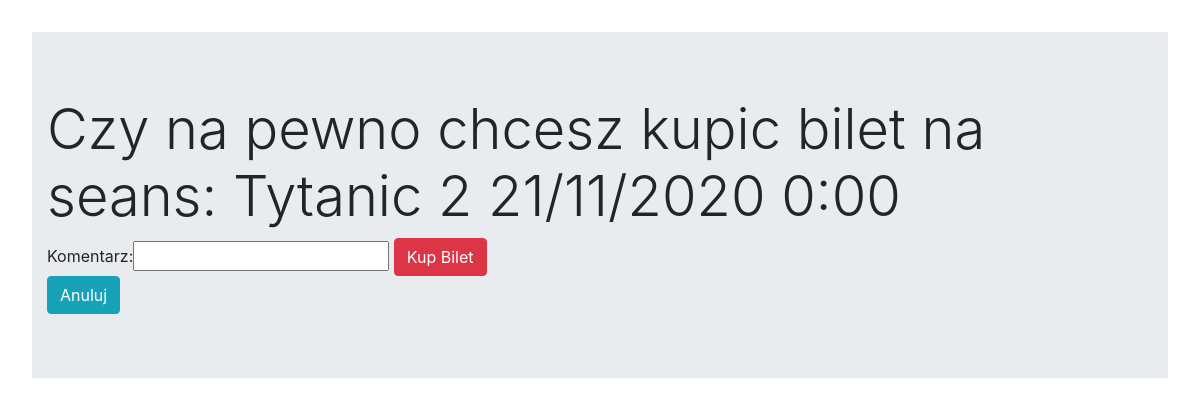
The app's page /filmy/potwierdz_zakup/4/, older data.
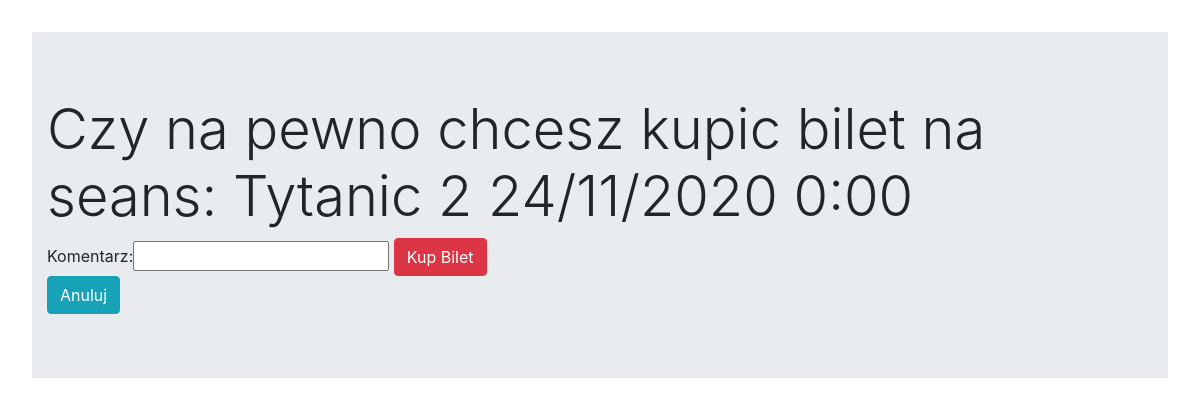
The same page, newer data.
### kinoapp/models.py (models this page shows, shortened)
class Bilety(models.Model):
    data = models.DateTimeField(blank=True, null=True)
    ilosc = models.PositiveSmallIntegerField(default=1)
    film = models.ForeignKey(Kino, related_name='bilet_film', on_delete=models.CASCADE)

class Kino(models.Model):
    tytul = models.CharField(max_length = 64)
    rok = models.PositiveSmallIntegerField(default=2000)
    opis = models.TextField(default="")
    cena =  models.DecimalField(max_digits=4, decimal_places=2, blank=True, null=True)
    plakat = models.ImageField(upload_to='img', null=True, blank=True )
    ranking_imdb =  models.DecimalField(max_digits=4, decimal_places=2, blank=True, null=True)
    data = models.DateTimeField(blank=True,null=True)
    dodatkowe = models.OneToOneField(DodatkoweInfo, on_delete=models.CASCADE, blank=True, null=True)
    bilety_czy_dostepne = models.BooleanField(default=False)

### kinoapp/views.py (the view, shortened to what this page needs)
# urls.py: path('potwierdz_zakup/<int:id>/', potwierdz_zakup, name="potwierdz_zakup"),
def potwierdz_zakup(request, id):
    bilet = get_object_or_404(Bilety, pk=id)
    form_profile = ProfileForm(request.POST or None)
    return render(request, 'potwierdz-zakup.html',{'form_profile': form_profile, 'bilet': bilet})

### kinoapp/forms.py
class ProfileForm(ModelForm):
    class Meta:
        model = Profile
        fields = ['komentarz',]

### templates/potwierdz-zakup.html (shortened to what this page needs)
{% extends 'glowny.html' %}
{% load bootstrap %}
{% block strona %}
    <div class="jumbotron jumbotron-fluid">
        <div class="container">
                <h1 class="display-4">Czy na pewno chcesz kupic bilet na seans: {{ bilet.film.tytul }} {{ bilet.data|date:"d/n/Y G:i" }}</h1>
                <form method="post">
                    {{ form_profile|bootstrap }}
                    <button type="submit" class="btn btn-danger">Kup Bilet</button>
                </form>
                <a href="{% url 'wszystkie_filmy' %}" class="btn btn-info"> Anuluj</a>
        </div>
    </div>
{% endblock %}

### templates/glowny.html (shortened to what this page needs)
{% load static %}
<!doctype html>
<html lang="en">
<head>
    <link rel="stylesheet" href="https://stackpath.bootstrapcdn.com/bootstrap/4.5.2/css/bootstrap.min.css">
    <link rel="stylesheet" href="{% static 'style.css' %}">
</head>
<body>
    {% block strona %}{% endblock %}
</body>
</html>

### kinoapp/static/style.css (style rules this page uses)
body { padding: 2rem; }

Row changes from the older to the newer data that the page shows:
changed Bilety "Tytanic 2": data "21/11/2020 0:00" → "24/11/2020 0:00"
